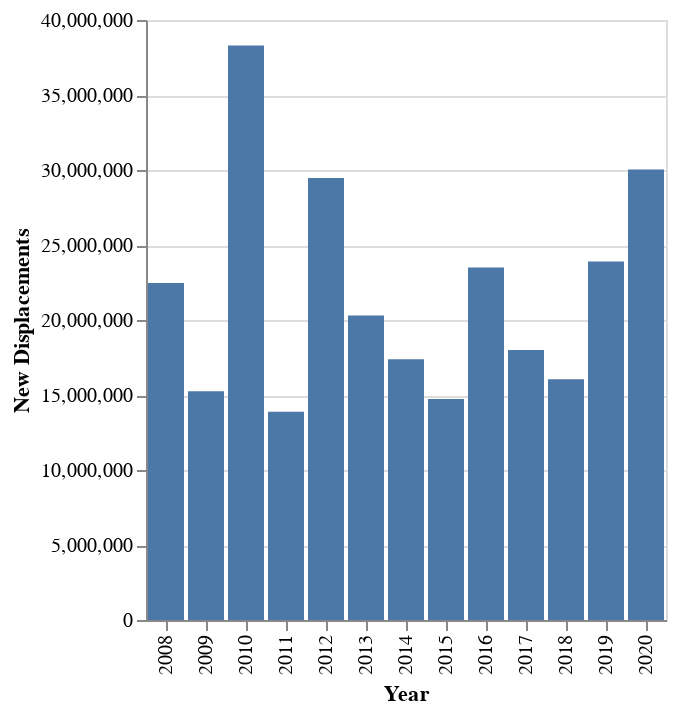

Write notebook code for a chart like this one.
### Code cell
# How many people affected by weather were captured by the reporting each year?
source = disasters[disasters[HAZARD_CATEGORY] == 'Weather related'].groupby(YEAR)[NEW_DISPLACEMENTS].sum()
alt.Chart(source.to_frame().reset_index()).mark_bar().encode(
    alt.X(YEAR, type=ORDINAL),
    y=NEW_DISPLACEMENTS
)

### Figure 1 — Vega-Lite specification as saved in the notebook (floating-point values rounded to 4 significant figures)
{"config": {"view": {"continuousWidth": 400, "continuousHeight": 300}}, "data": {"name": "data-a6a54b853280d63a55efc14f355b0268"}, "mark": "bar", "encoding": {"x": {"type": "ordinal", "field": "Year"}, "y": {"type": "quantitative", "field": "New Displacements"}}, "$schema": "https://vega.github.io/schema/vega-lite/v4.8.1.json", "datasets": {"data-a6a54b853280d63a55efc14f355b0268": [{"Year": 2008, "New Displacements": 22470000.0}, {"Year": 2009, "New Displacements": 15250000.0}, {"Year": 2010, "New Displacements": 38300000.0}, {"Year": 2011, "New Displacements": 13880000.0}, {"Year": 2012, "New Displacements": 29470000.0}, {"Year": 2013, "New Displacements": 20300000.0}, {"Year": 2014, "New Displacements": 17380000.0}, {"Year": 2015, "New Displacements": 14730000.0}, {"Year": 2016, "New Displacements": 23500000.0}, {"Year": 2017, "New Displacements": 18010000.0}, {"Year": 2018, "New Displacements": 16060000.0}, {"Year": 2019, "New Displacements": 23900000.0}, {"Year": 2020, "New Displacements": 30030000.0}]}}
